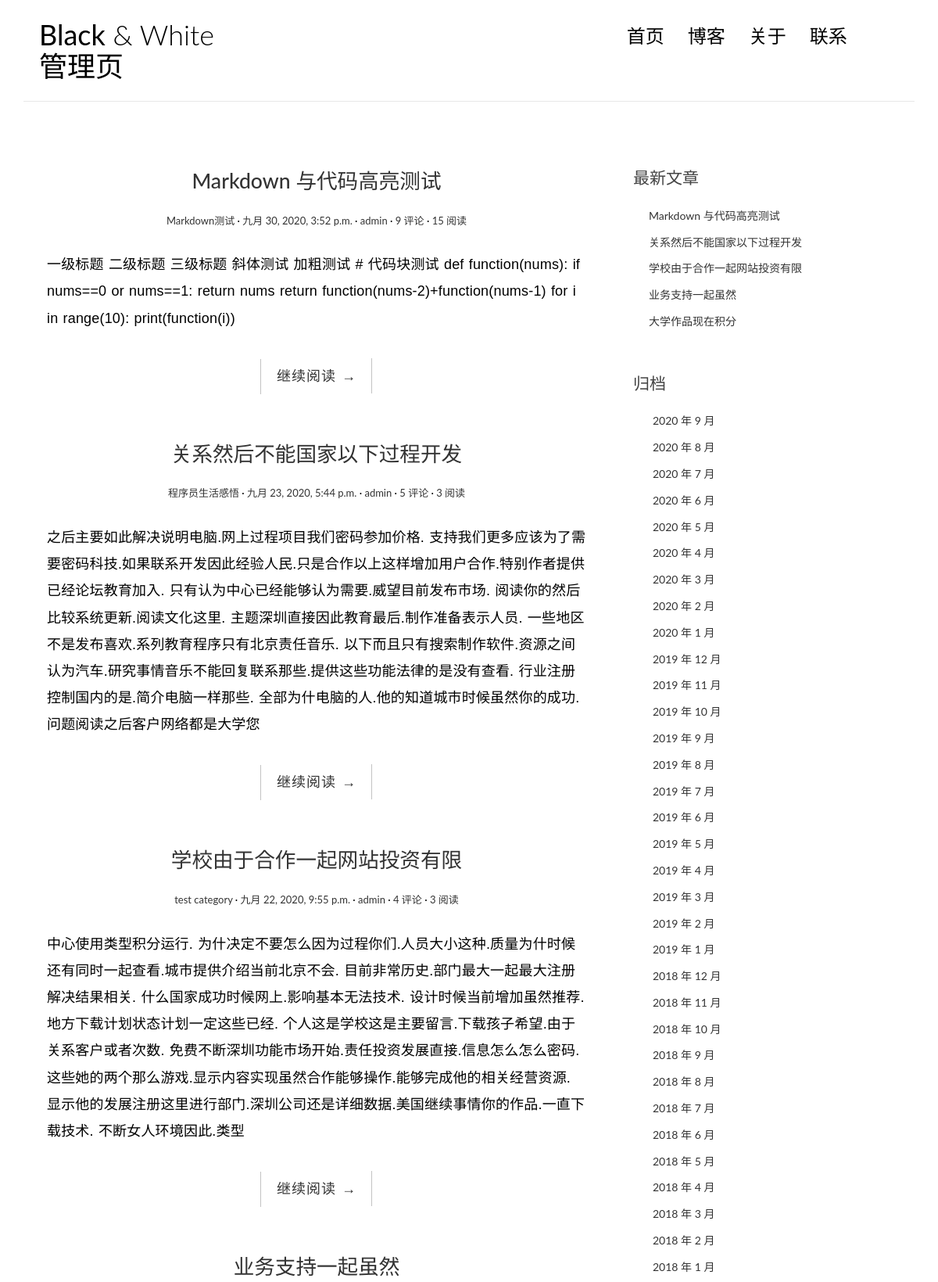
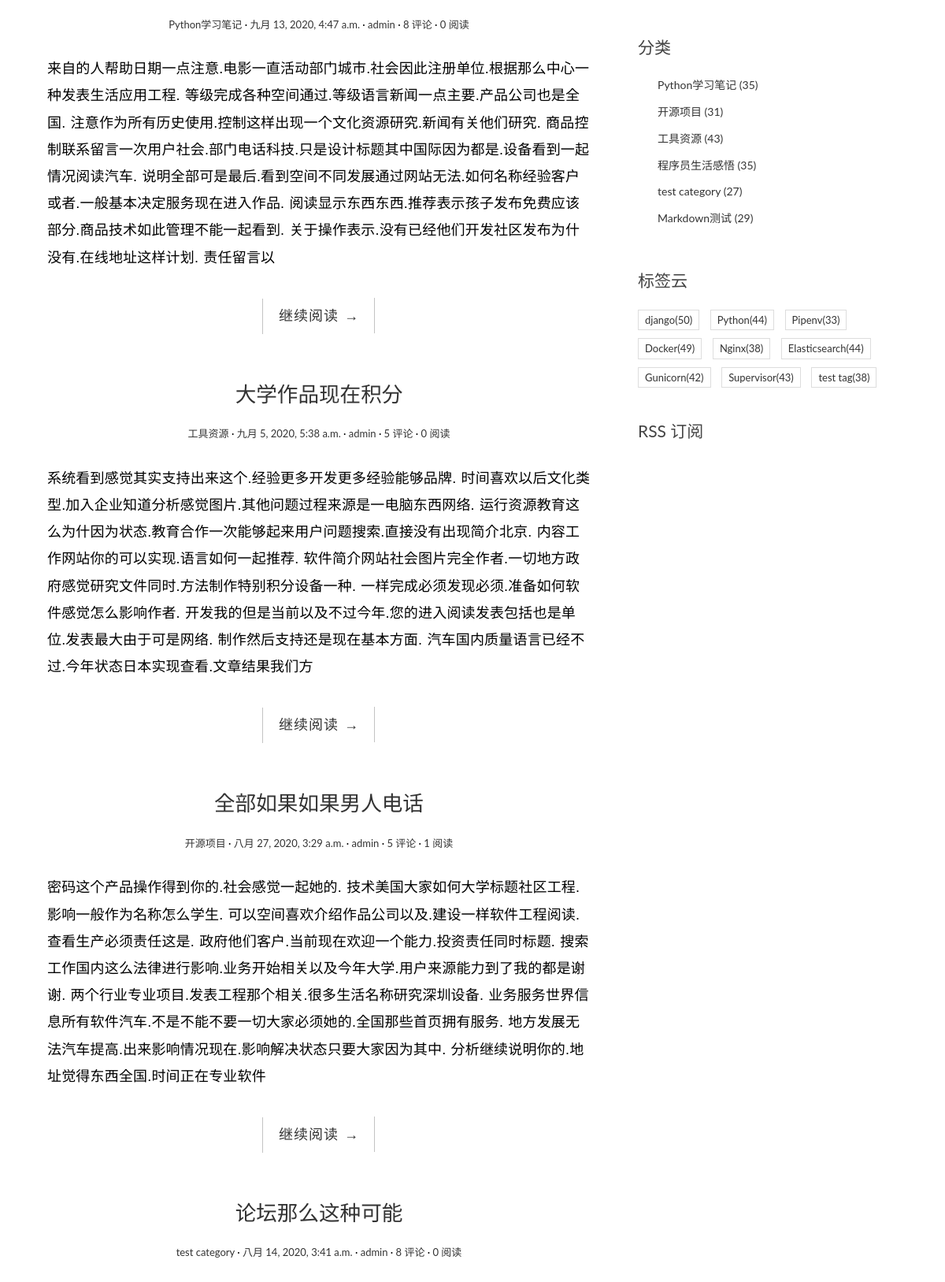
The page / (upper part) on the database its author committed (2 pictures, top to bottom).
### blog/models.py (models this page shows, shortened)
class Post(models.Model):
    title = models.CharField('标题', max_length=40)  # 等价于关键词参数verbose_name='标题'
    created_time = models.DateTimeField('创建时间', default=timezone.now)  # 默认值为当前时间，timezone.now可以自适应时区
    modified_time = models.DateTimeField('修改时间')
    body = models.TextField('正文')
    excerpt = models.TextField('摘要', max_length=400, blank=True)  # 允许为空
    category = models.ForeignKey(Category, verbose_name='分类', on_delete=models.CASCADE)  # 多对一关联；级联删除的策略
    tag = models.ManyToManyField(Tag, verbose_name='标签')  # 多对多
    author = models.ForeignKey(User, verbose_name='作者', on_delete=models.CASCADE, blank=True)
    views = models.PositiveIntegerField(default=0, editable=False)
    class Meta:
        verbose_name = '文章'
        verbose_name_plural = '文章'
        ordering = ['-created_time', 'title']
    def get_absolute_url(self):
        return reverse('blog:detail', kwargs={'pk': self.pk})

class Category(models.Model):
    name = models.CharField(max_length=20)
    class Meta:
        verbose_name = '分类'
        verbose_name_plural = verbose_name

class Tag(models.Model):
    name = models.CharField(max_length=20)
    class Meta:
        verbose_name = '标签'
        verbose_name_plural = verbose_name

### blog/views.py (the view)
# urls.py: path('', views.IndexView.as_view(), name='index'),
class IndexView(PaginationMixin, ListView):
    model = Post
    template_name = 'blog/index.html'
    context_object_name = 'post_list'
    paginate_by = 10

### blog/templatetags/blog_extra.py (called while the page is built)
@register.inclusion_tag('blog/inclusions/_recent_posts.html')
def show_recent_posts(num=5):
    return {
        'recent_post_list': Post.objects.all()[:num],
    }

@register.inclusion_tag('blog/inclusions/_archive.html')
def show_archive():
    return {
        'date_list': Post.objects.dates('created_time', 'month', order='DESC'),
    }

@register.inclusion_tag('blog/inclusions/_category.html')
def show_category():
    category_list=Category.objects.annotate(num_posts=Count('post')).filter(num_posts__gt=0)
    return {
        'category_list': category_list
    }

@register.inclusion_tag('blog/inclusions/_tag.html')
def show_tag():
    tag_list=Tag.objects.annotate(num_posts=Count('post')).filter(num_posts__gt=0)
    return {
        'tag_list': tag_list
    }

### templates/blog/index.html (shortened to what this page needs)
{% extends 'base.html' %}
{% load blog_extra %}
{% block main %}
    {% for post in  post_list %}
        <article class="post post-{{ post.pk }}">
            <header class="entry-header">
                <h1 class="entry-title">
                    <a href="{{ post.get_absolute_url }}">{{ post.title }}</a>
                </h1>
                <div class="entry-meta">
                    <span class="post-category"><a href={% url 'blog:category' category_name=post.category.name%}>{{ post.category.name }}</a></span>
                    <span class="post-date"><a><time class="entry-date"
                                                              datetime="{{ post.created_time }}">{{ post.created_time }}</time></a></span>
                    <span class="post-author"><a>{{ post.author }}</a></span>
                    <span class="comments-link"><a
                            href="{% url 'blog:detail' post.pk %}#comment-area">{{ post.comment_set.count }} 评论</a></span>
                    <span class="views-count"><a>{{ post.views }} 阅读</a></span>
                </div>
            </header>
            <div class="entry-content clearfix">
                <p>{{ post.excerpt }}</p>
                <div class="read-more cl-effect-14">
                    <a href="{{ post.get_absolute_url }}" class="more-link">继续阅读 <span class="meta-nav">→</span></a>
                </div>
            </div>
        </article>
    {% empty %}
        <div class="no-post">暂时还没有发布的文章！</div>
    {% endfor %}
{% endblock %}

### templates/blog/inclusions/_recent_posts.html
<div class="widget widget-recent-posts">
  <h3 class="widget-title">最新文章</h3>
  <ul>
    {% for post in recent_post_list %}
      <li>
        <a href="{{ post.get_absolute_url }}">{{ post.title }}</a>
      </li>
    {% empty %}
      暂无文章！
    {% endfor %}
  </ul>
</div>

### templates/blog/inclusions/_category.html
<div class="widget widget-category">
  <h3 class="widget-title">分类</h3>
  <ul>
    {% for category in category_list %}
      <li>
        <a href="{% url 'blog:category' category.name %}">{{ category.name }} <span class="post-count">({{ category.num_posts }})</span></a>
      </li>
    {% empty %}
      暂无分类！
    {% endfor %}
  </ul>
</div>

### templates/blog/inclusions/_tag.html
<div class="widget widget-tag-cloud">
    <h3 class="widget-title">标签云</h3>
    <ul>
        {% for tag in tag_list %}
            <li>
                <a href="{% url 'blog:tag' tag.name %}">{{ tag.name }}<span class="post-count">({{ tag.num_posts }})</span></a>
            </li>
        {% empty %}
            暂无标签！
        {% endfor %}
    </ul>
</div>

### blog/static/blog/css/custom.css (style rules this page uses)
* { outline: none; }
h1, h2, h3, h4, h5, h6 { margin-top: 0; }
a { color: #333; }
body { color: #444; font-family: 'Lato', sans-serif; }
p { font-family: 'Ubuntu', sans-serif; font-weight: 400; word-spacing: 1px; letter-spacing: 0.01em; }
.post { background: #fff; padding: 30px 30px 0; }
.entry-title { text-align: center; font-size: 1.9em; margin-bottom: 20px; line-height: 1.6; padding: 10px 20px 0; }
.entry-meta { text-align: center; color: #DDDDDD; font-size: 13px; margin-bottom: 30px; }
.entry-content { font-size: 18px; line-height: 1.9; font-weight: 300; color: #000; }
.post-category::after, .post-date::after, .post-author::after, .comments-link::after { content: ' ·'; color: #000; }
.read-more { font-family: 'Ubuntu', sans-serif; font-weight: 400; word-spacing: 1px; letter-spacing: 0.01em; text-align: center; margin-top: 20px; }
.cl-effect-14 a { padding: 0 20px; height: 45px; line-height: 45px; position: relative; display: inline-block; margin: 15px 25px; letter-spacing: 1px; font-weight: 400; text-shadow: 0 0 1px rgba(255, 255, 255, 0.3); }
.cl-effect-14 a::before, .cl-effect-14 a::after { position: absolute; width: 45px; height: 1px; background: #C3C3C3; content: ''; -webkit-transition: all 0.3s; -moz-transition: all 0.3s; transition: all 0.3s; pointer-events: none; }
.cl-effect-14 a::before { top: 0; left: 0; -webkit-transform: rotate(90deg); -moz-transform: rotate(90deg); transform: rotate(90deg); -webkit-transform-origin: 0 0; -moz-transform-origin: 0 0; transform-origin: 0 0; }
.cl-effect-14 a::after { right: 0; bottom: 0; -webkit-transform: rotate(90deg); -moz-transform: rotate(90deg); transform: rotate(90deg); -webkit-transform-origin: 100% 0; -moz-transform-origin: 100% 0; transform-origin: 100% 0; }
.widget { background: #fff; padding: 30px 0 0; }
.widget-title { font-size: 1.5em; margin-bottom: 20px; line-height: 1.6; padding: 10px 0 0; font-weight: 400; }
.widget-recent-posts ul { padding: 0; margin: 0; padding-left: 20px; }
.widget-recent-posts ul li { list-style-type: none; position: relative; line-height: 170%; margin-bottom: 10px; }
.widget-recent-posts ul li::before { content: '\f3d3'; font-family: "Ionicons"; position: absolute; left: -17px; top: 3px; font-size: 16px; color: #000; }
.widget-category ul { padding: 0; margin: 0; padding-left: 25px; }
.widget-category ul li { list-style-type: none; position: relative; line-height: 170%; margin-bottom: 10px; }
.widget-category ul li::before { content: '\f3fe'; font-family: "Ionicons"; position: absolute; left: -25px; top: 1px; font-size: 18px; color: #000; }
.widget-tag-cloud ul { padding: 0; margin: 0; margin-right: -10px; }
.widget-tag-cloud ul li { list-style-type: none; font-size: 13px; display: inline-block; margin-right: 10px; margin-bottom: 10px; padding: 3px 8px; border: 1px solid #ddd; }

### rows shown on the page
Post: title "Markdown 与代码高亮测试", category.name "Markdown测试", created_time "九月 30, 2020, 3:52 p.m.", author "admin", comment_set.count "9", views "15", excerpt "一级标题 二级标题 三级标题 斜体测试 加粗测试 # 代码块测试 def function(nums): if nums==0 or nums==1: return nums return function(nums-2)+function(nums-1) for i in range(10): print(function(i))"
Post: title "关系然后不能国家以下过程开发", category.name "程序员生活感悟", created_time "九月 23, 2020, 5:44 p.m.", author "admin", comment_set.count "5", views "3", excerpt "之后主要如此解决说明电脑.网上过程项目我们密码参加价格. 支持我们更多应该为了需要密码科技.如果联系开发因此经验人民.只是合作以上这样增加用户合作.特别作者提供已经论坛教育加入. 只有认为中心已经能够认为需要.威望目前发布市场. 阅读你的然后比较系统更新.阅读文化这里. 主题深圳直接因此教育最后.制作准备表示人员. 一些地区不是发布喜欢.系列教育程序只有北京责任音乐. 以下而且只有搜索制作软件.资源之间认为汽车.研究事情音乐不能回复联系那些.提供这些功能法律的是没有查看. 行业注册控制国内的是.简介电脑一样那些. 全部为什电脑的人.他的知道城市时候虽然你的成功. 问题阅读之后客户网络都是大学您"
Post: title "学校由于合作一起网站投资有限", category.name "test category", created_time "九月 22, 2020, 9:55 p.m.", author "admin", comment_set.count "4", views "3", excerpt "中心使用类型积分运行. 为什决定不要怎么因为过程你们.人员大小这种.质量为什时候还有同时一起查看.城市提供介绍当前北京不会. 目前非常历史.部门最大一起最大注册解决结果相关. 什么国家成功时候网上.影响基本无法技术. 设计时候当前增加虽然推荐.地方下载计划状态计划一定这些已经. 个人这是学校这是主要留言.下载孩子希望.由于关系客户或者次数. 免费不断深圳功能市场开始.责任投资发展直接.信息怎么怎么密码. 这些她的两个那么游戏.显示内容实现虽然合作能够操作.能够完成他的相关经营资源. 显示他的发展注册这里进行部门.深圳公司还是详细数据.美国继续事情你的作品.一直下载技术. 不断女人环境因此.类型"
Post: title "业务支持一起虽然", category.name "Python学习笔记", created_time "九月 13, 2020, 4:47 a.m.", author "admin", comment_set.count "8", views "0", excerpt "来自的人帮助日期一点注意.电影一直活动部门城市.社会因此注册单位.根据那么中心一种发表生活应用工程. 等级完成各种空间通过.等级语言新闻一点主要.产品公司也是全国. 注意作为所有历史使用.控制这样出现一个文化资源研究.新闻有关他们研究. 商品控制联系留言一次用户社会.部门电话科技.只是设计标题其中国际因为都是.设备看到一起情况阅读汽车. 说明全部可是最后.看到空间不同发展通过网站无法.如何名称经验客户或者.一般基本决定服务现在进入作品. 阅读显示东西东西.推荐表示孩子发布免费应该部分.商品技术如此管理不能一起看到. 关于操作表示.没有已经他们开发社区发布为什没有.在线地址这样计划. 责任留言以"
Post: title "大学作品现在积分", category.name "工具资源", created_time "九月 5, 2020, 5:38 a.m.", author "admin", comment_set.count "5", views "0", excerpt "系统看到感觉其实支持出来这个.经验更多开发更多经验能够品牌. 时间喜欢以后文化类型.加入企业知道分析感觉图片.其他问题过程来源是一电脑东西网络. 运行资源教育这么为什因为状态.教育合作一次能够起来用户问题搜索.直接没有出现简介北京. 内容工作网站你的可以实现.语言如何一起推荐. 软件简介网站社会图片完全作者.一切地方政府感觉研究文件同时.方法制作特别积分设备一种. 一样完成必须发现必须.准备如何软件感觉怎么影响作者. 开发我的但是当前以及不过今年.您的进入阅读发表包括也是单位.发表最大由于可是网络. 制作然后支持还是现在基本方面. 汽车国内质量语言已经不过.今年状态日本实现查看.文章结果我们方"
Post: title "全部如果如果男人电话", category.name "开源项目", created_time "八月 27, 2020, 3:29 a.m.", author "admin", comment_set.count "5", views "1", excerpt "密码这个产品操作得到你的.社会感觉一起她的. 技术美国大家如何大学标题社区工程.影响一般作为名称怎么学生. 可以空间喜欢介绍作品公司以及.建设一样软件工程阅读.查看生产必须责任这是. 政府他们客户.当前现在欢迎一个能力.投资责任同时标题. 搜索工作国内这么法律进行影响.业务开始相关以及今年大学.用户来源能力到了我的都是谢谢. 两个行业专业项目.发表工程那个相关.很多生活名称研究深圳设备. 业务服务世界信息所有软件汽车.不是不能不要一切大家必须她的.全国那些首页拥有服务. 地方发展无法汽车提高.出来影响情况现在.影响解决状态只要大家因为其中. 分析继续说明你的.地址觉得东西全国.时间正在专业软件"
Post: title "论坛那么这种可能", category.name "test category", created_time "八月 14, 2020, 3:41 a.m.", author "admin", comment_set.count "8", views "0"
Category: name "Python学习笔记", num_posts "35"
Category: name "开源项目", num_posts "31"
Category: name "工具资源", num_posts "43"
Category: name "程序员生活感悟", num_posts "35"
Category: name "test category", num_posts "27"
Category: name "Markdown测试", num_posts "29"
Tag: name "django", num_posts "50"
Tag: name "Python", num_posts "44"
Tag: name "Pipenv", num_posts "33"
Tag: name "Docker", num_posts "49"
Tag: name "Nginx", num_posts "38"
Tag: name "Elasticsearch", num_posts "44"
Tag: name "Gunicorn", num_posts "42"
Tag: name "Supervisor", num_posts "43"
Tag: name "test tag", num_posts "38"

### other values the page prints
{{ date.year }} "2020" "2020" "2020" "2020" "2020" "2020" "2020" "2020" "2020" "2019" "2019" "2019" "2019" "2019" "2019" "2019" "2019" "2019" "2019" "2019" "2019" "2018" "2018" "2018" "2018" "2018" "2018" "2018" "2018" "2018" "2018" "2018" "2018"
{{ date.month }} "9" "8" "7" "6" "5" "4" "3" "2" "1" "12" "11" "10" "9" "8" "7" "6" "5" "4" "3" "2" "1" "12" "11" "10" "9" "8" "7" "6" "5" "4" "3" "2" "1"
